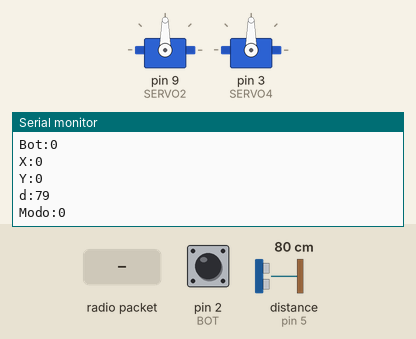
Recording of a sketch running on a simulated Arduino Uno, built with avr-gcc and run on an emulated ATmega328P. On the bench: 2 × servo, the last lines printed to the serial monitor. Wiring (inferred from the names in the program): ultrasonic range finder: trigger pin 4; echo pin 5. The inputs (shaded band) are chosen by the test bench; at power-on: distance to the obstacle (sensor on pin 5) 80 cm, pin 2 (BOT) HIGH. The echo pulse lasts 58.3 µs per cm; no radio packets arrive unless stated.

Above: at 1.2 s.
1.3 s: distance to the obstacle (sensor on pin 5) set to 35 cm
At 1.86 s:
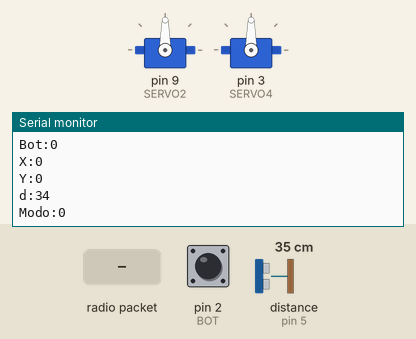
4.3 s: pin 2 (BOT) pulled LOW for 1 s
At 6.42 s:
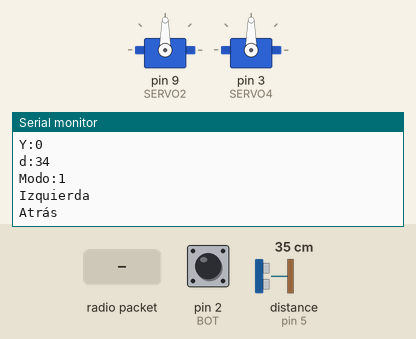
7.6 s: radio packet "1" arrives
9.1 s: radio packet "5" arrives
12.1 s: radio packet "200" arrives
At 12.63 s:
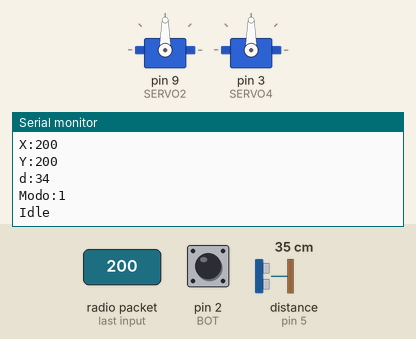
14.3 s: pin 2 (BOT) pulled LOW for 1 s
At 16.19 s:
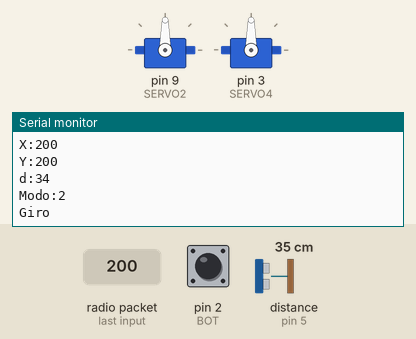
Timing chart, 0 to 17.7 s (numbered marks = the images above; inputs shaded):
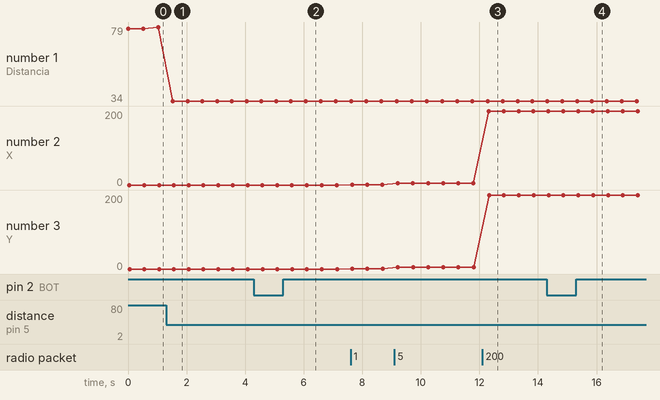

Measured:
- after the input at 1.3 s, the serial monitor: prints a new line after 0.23 s (image 1)
- after the input at 4.3 s, the serial monitor: prints a new line after 1.3 s (image 2)
- after the input at 12.1 s, the serial monitor: prints a new line after 0.18 s (image 3)
- after the input at 14.3 s, the serial monitor: prints a new line after 1.1 s (image 4)
- plotted number 1: 79 → 34 after the input at 1.3 s
- plotted number 2: 1 → 5 after the input at 9.1 s, 5 → 200 after the input at 12.1 s
- plotted number 3: 1 → 5 after the input at 9.1 s, 5 → 200 after the input at 12.1 s

The sketch:

Nano_OTTO_FINAL.ino
```cpp
#include <SPI.h>
#include "TimerOne.h"
#include <RF24.h>
#include <Servo.h>

#define SERVO1 10
#define SERVO2 9
#define SERVO3 6
#define SERVO4 3

#define BOT 2

#define TRIG 4
#define ECHO 5

#define INIT 0
#define JOYSTICK 1
#define ULTRASONICO 2

#define STANDBY   0
#define CHECK     1
#define RELEASE   2

int mSBot;

int estadoBoton;
int flagBot;
int tRebote = 15;

RF24 radio(7, 8); // CE, CSN

long t;
long d;

int x;
int y;

char dato [32] = "";

const byte identificacion[6] = "00001";

int modo = 0;

Servo servo1;
Servo servo2;
Servo servo3;
Servo servo4;
//__________________________________________________________________________________________________

void setup() {

  pinMode(TRIG, OUTPUT);
  pinMode(ECHO, INPUT);

  pinMode(SERVO1, OUTPUT);
  pinMode(SERVO2, OUTPUT);
  pinMode(SERVO3, OUTPUT);
  pinMode(SERVO4, OUTPUT);

  pinMode(BOT, INPUT_PULLUP);

  servo1.attach(SERVO1);
  servo1.attach(SERVO2);
  servo2.attach(SERVO3);
  servo2.attach(SERVO4);

  Serial.begin(9600);
  radio.begin();

  radio.openReadingPipe(0, identificacion);
  radio.setPALevel(RF24_PA_MIN);
  radio.startListening();

  Timer1.initialize(1000);
  Timer1.attachInterrupt(ISR_TIMER);
}
//__________________________________________________________________________________________________

void loop() {
  maquinaBoton();
  recibirComunicacion();
  leerUS();

  Serial.println("Radio: "+String(radio.available()));
  Serial.println("Bot:" + String(flagBot));
  Serial.println("X:" + String(x));
  Serial.println("Y:" + String(y));
  Serial.println("d:" + String(d));
  Serial.println("Modo:" + String(modo));
  Serial.println("");

  switch (modo) {
    case INIT:
      if (flagBot == 1) {
        modo = JOYSTICK;
        flagBot = 0;
      }
      break;

    case JOYSTICK:
      if (flagBot == 1) {
        modo = ULTRASONICO;
        flagBot = 0;
      }

      if (x > 900) {
        //derecha
        Serial.println("Derecha");
      }

      if (x <= 100) {
        //izquierda
        Serial.println("Izquierda");
      }

      if (y > 900) {
        //adelante
        Serial.println("Adelante");
      }

      if (y <= 100) {
        //atrás
        Serial.println("Atrás");
      }

      if (x <= 900 && x > 100 && y <= 900 && y > 100) {
        //quieto(idle)?
        Serial.println("Idle");
      }

      break;

    case ULTRASONICO:
      if (flagBot == 1) {
        modo = JOYSTICK;
        Serial.println("Modo ultrasonico");
        flagBot = 0;
      }

      if (d > 10) {
        //Hacer que OTTO gire
        Serial.println("Giro");
      }
      if (d <= 10) {
        //adelante
        Serial.println("Adelante");
      }
      break;
  }
  delay(500);
}

//__________________________________________________________________________________________________

void leerUS(void) {
  digitalWrite(TRIG, HIGH);
  delayMicroseconds(10); //Enviamos un pulso de 10us
  digitalWrite(TRIG, LOW);

  t = pulseIn(ECHO, HIGH); //obtenemos el ancho del pulso
  d = t / 59; //mapeamos el tiempo a una distancia en cm

  Serial.print("Distancia: " + String(d) + "cm");
  Serial.println("");
}
//__________________________________________________________________________________________________

void recibirComunicacion (void) {
  if (radio.available()) {

    //char dato[32] = "";
    //String dato = "";


    radio.read(&dato, sizeof(dato));

    String texto = String(dato);
   // Serial.println(texto);

    //String texto = "X1022-Y944#";

    int inicioX = texto.indexOf('X');
    int inicioY = texto.indexOf('Y');
    int fin = texto.indexOf('#');
    int guion = texto.indexOf('-');

    /*for (int i = 0; i < strlen(texto); i++) {
      if (texto[i] == 'X') {
        int inicioX = i;  // Guardamos el índice donde se encontró el carácter
        break;  // Salimos del bucle una vez que encontramos el carácter
      }
      }

      for (int j = 0; j < strlen(texto); j++) {
      if (texto[j] == 'Y') {
        int inicioY = j;  // Guardamos el índice donde se encontró el carácter
        break;  // Salimos del bucle una vez que encontramos el carácter
      }
      }

      for (int k = 0; k < strlen(texto); k++) {
      if (texto[k] == '-') {
        int guion = k;  // Guardamos el índice donde se encontró el carácter
        break;  // Salimos del bucle una vez que encontramos el carácter
      }
      }

      for (int l = 0; l < strlen(texto); l++) {
      if (texto[l] == '#') {
        int fin = l;  // Guardamos el índice donde se encontró el carácter
        break;  // Salimos del bucle una vez que encontramos el carácter
      }
      }*/

    String valX = texto.substring(inicioX + 1, guion);
    String valY = texto.substring(inicioY + 1, fin);

    x = valX.toInt();
    y = valY.toInt();

    Serial.println(valX + " " + valY);
  }
}
//__________________________________________________________________________________________________

void ISR_TIMER(void) {
  mSBot++;
}
//__________________________________________________________________________________________________

void maquinaBoton(void) {
  switch (estadoBoton) {
    case STANDBY:
      if (digitalRead(BOT) == LOW) {
        mSBot = 0;
        estadoBoton = CHECK;
      }
      break;

    case CHECK:
      if (mSBot <= tRebote && digitalRead(BOT) == HIGH) {
        estadoBoton = STANDBY;
      }

      if (mSBot >= tRebote && digitalRead(BOT) == LOW) {
        estadoBoton = RELEASE;
      }
      break;

    case RELEASE:
      if (digitalRead(BOT) == HIGH) {
        flagBot = 1;
        estadoBoton = STANDBY;
      }
      break;
  }
}
```
